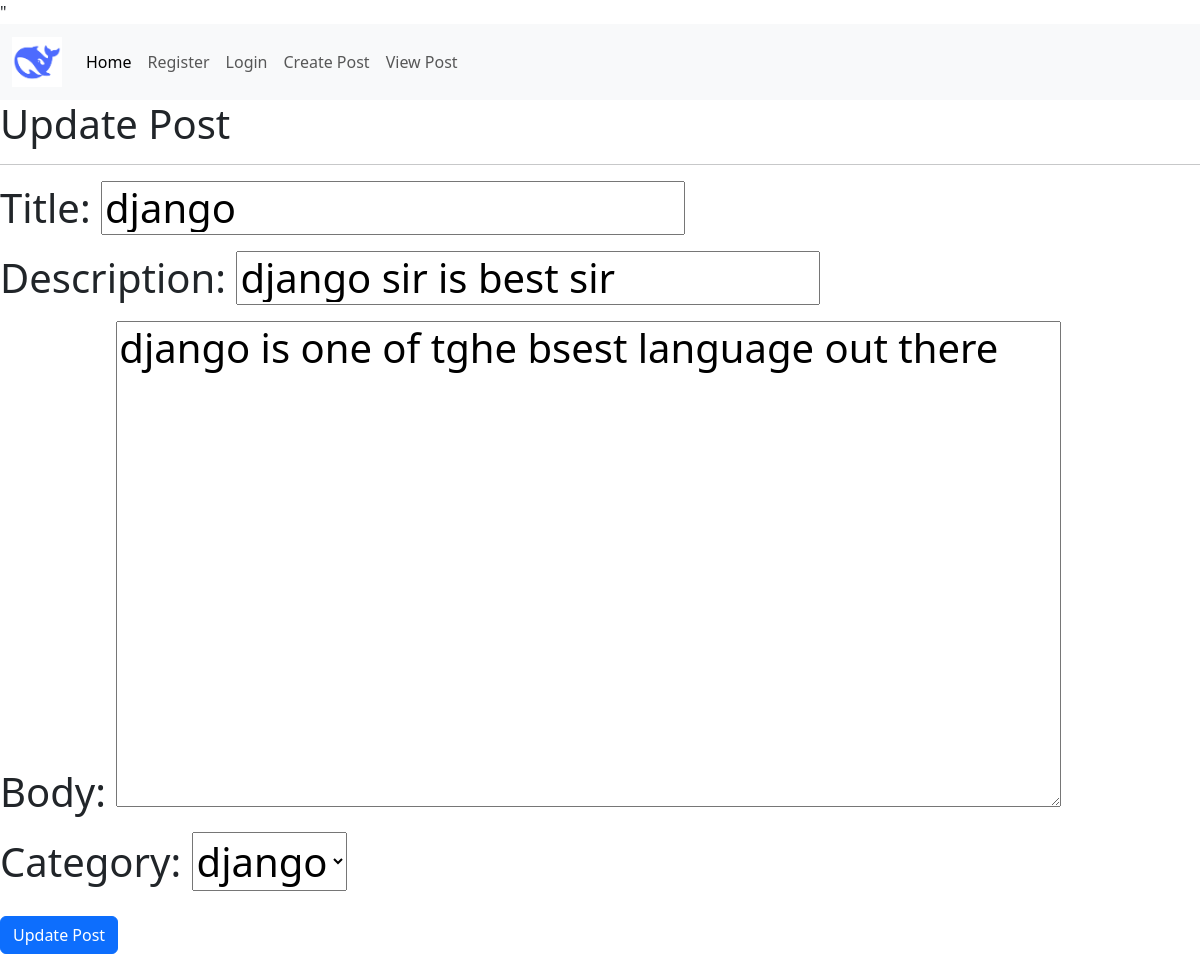
The page /update-post/5/ on the database its author committed.
### myapp/models.py (models this page shows)
class Post(models.Model):
    author = models.ForeignKey(User, on_delete=models.CASCADE)
    title = models.CharField(max_length=200)
    description = models.CharField(max_length=300)
    body = models.TextField()
    published_on = models.DateTimeField(auto_now_add=True)
    category = models.ForeignKey(Category, on_delete=models.CASCADE)

### myapp/views.py (the view)
# urls.py: path('update-post/<id>/', views.update_post, name='update.post')
def update_post (request, id):
    post = Post.objects.get(pk=id) #returns single post
    form = PostForm(instance=post)
    context = {'form': form}
    if request.method == 'GET':
        return render(request, 'update-post.html', context)
    if request.method =='POST':
        form = PostForm(request.POST, instance=post)
        if form.is_valid():
            form.save()
            return redirect('view-post')

### myapp/forms.py
class PostForm(ModelForm):
    class Meta:
        model = Post
        fields = ('title', 'description', 'body', 'category')

### myapp/models.py (called while the page is built)
    def __str__(self):
        return (self.name)

### myapp/templates/update-post.html (shortened to what this page needs)
{% extends 'base.html' %}
{% block content %}
    <h1>Update Post<h1>
    <hr>
    <form method="post">
    {{ form.as_p }}
    <button class="btn btn-primary" type="submit">Update Post</button>
    </form>
{% endblock content %}

### rows shown on the page
Post: title "django", description "django sir is best sir", body "django is one of tghe bsest language out there", category "django"
